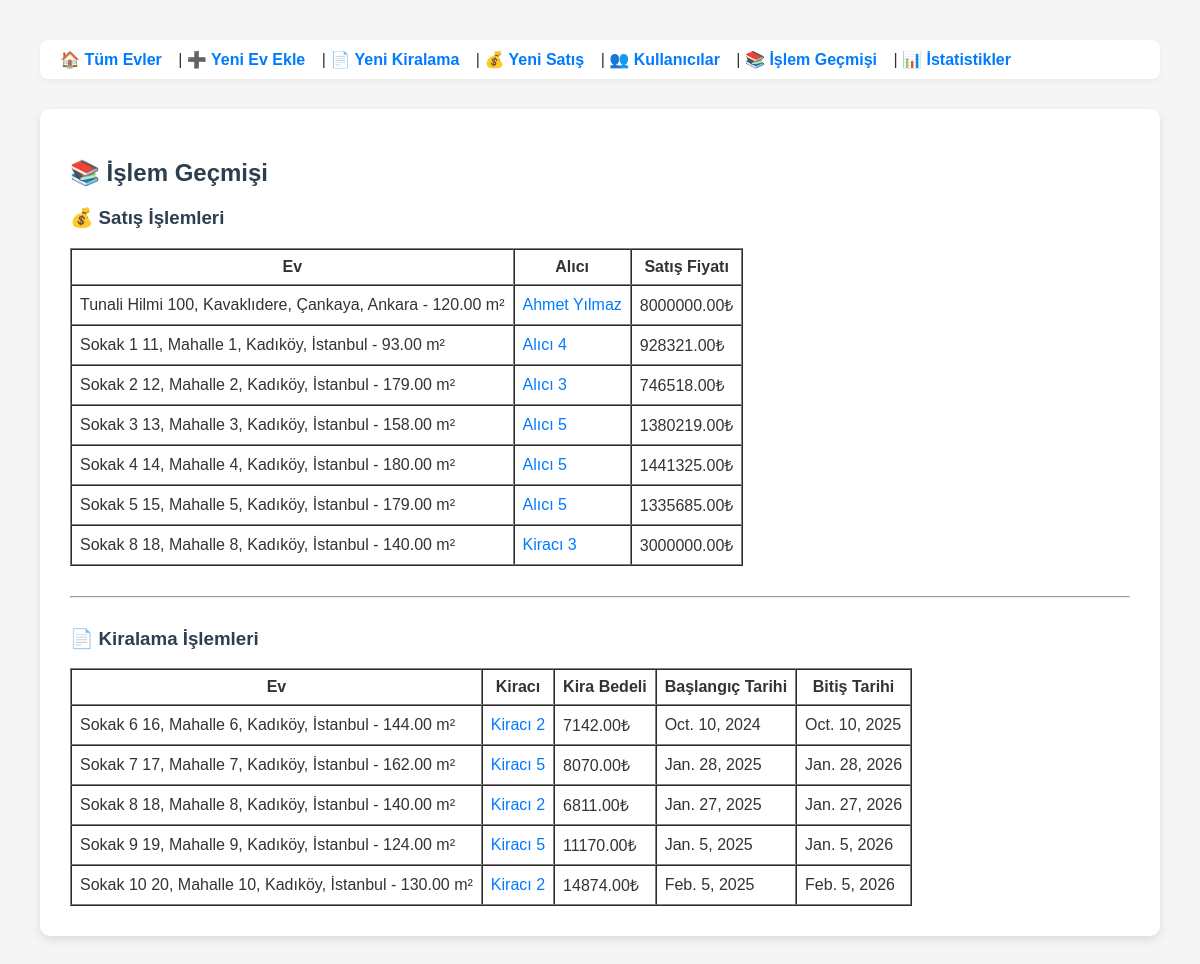
Screenshot of /transactions/ with the database file from the repository.
### nature/models.py (models this page shows, shortened)
class PropertySale(models.Model):
    property = models.OneToOneField(Property, on_delete=models.CASCADE, primary_key=True)
    buyer = models.ForeignKey(User, on_delete=models.CASCADE)
    sale_price = models.DecimalField(max_digits=15, decimal_places=2)

class Property(models.Model):
    address = models.ForeignKey(Address, on_delete=models.SET_NULL, null=True, blank=True)
    description = models.TextField(null=True, blank=True)
    square_meters = models.DecimalField(max_digits=10, decimal_places=2)
    room_count = models.IntegerField()
    heating_type = models.CharField(max_length=50, null=True, blank=True)
    current_owner = models.ForeignKey(User, on_delete=models.SET_NULL, null=True, blank=True)
    adres_kodu = models.CharField(max_length=20, unique=True, null=False, blank=False)
    def __str__(self):
        return f"{self.address} - {self.square_meters} m²"

class Address(models.Model):
    city = models.CharField(max_length=50)
    district = models.CharField(max_length=50)
    neighborhood = models.CharField(max_length=50)
    street = models.CharField(max_length=50)
    building_number = models.CharField(max_length=10)
    apartment_number = models.CharField(max_length=10)
    def __str__(self):
        return f"{self.street} {self.building_number}, {self.neighborhood}, {self.district}, {self.city}"

class User(models.Model):
    USER_TYPES = [
        ('kiracı', 'Kiracı'),
        ('ev sahibi', 'Ev Sahibi'),
        ('alıcı', 'Alıcı'),
        ('satıcı', 'Satıcı'),
    ]
    full_name = models.CharField(max_length=100)
    email = models.EmailField(unique=True, null=True, blank=True)
    phone = models.CharField(max_length=20, null=True, blank=True)
    user_type = models.CharField(max_length=20, choices=USER_TYPES)
    def __str__(self):
        return self.full_name

class PropertyRental(models.Model):
    property = models.ForeignKey(Property, on_delete=models.CASCADE)
    tenant = models.ForeignKey(User, on_delete=models.CASCADE)
    rent_price = models.DecimalField(max_digits=10, decimal_places=2)
    start_date = models.DateField()
    end_date = models.DateField(null=True, blank=True)
    class Meta:
        unique_together = ('property', 'tenant', 'start_date')

### nature/views.py (the view)
# urls.py: path('transactions/', views.transaction_history, name='transaction_history'),
def transaction_history(request):
    sales = PropertySale.objects.select_related('property', 'buyer').all()
    rentals = PropertyRental.objects.select_related('property', 'tenant').all()
    context = {
        'sales': sales,
        'rentals': rentals,
    }
    return render(request, 'nature/transaction_history.html', context)

### nature/templates/nature/transaction_history.html (shortened to what this page needs)
{% extends 'base.html' %}
{% block content %}
<h2>📚 İşlem Geçmişi</h2>
<h3>💰 Satış İşlemleri</h3>
<table border="1" cellpadding="8" cellspacing="0">
    <thead>
        <tr>
            <th>Ev</th>
            <th>Alıcı</th>
            <th>Satış Fiyatı</th>
        </tr>
    </thead>
    <tbody>
    {% for sale in sales %}
        <tr>
            <td>{{ sale.property }}</td>
            <td><a href="{% url 'user_detail' sale.buyer.id %}">{{ sale.buyer }}</a></td>
            <td>{{ sale.sale_price }}₺</td>
        </tr>
    {% empty %}
        <tr><td colspan="3">Henüz satış işlemi yok.</td></tr>
    {% endfor %}
    </tbody>
</table>
<hr>
<h3>📄 Kiralama İşlemleri</h3>
<table border="1" cellpadding="8" cellspacing="0">
    <thead>
        <tr>
            <th>Ev</th>
            <th>Kiracı</th>
            <th>Kira Bedeli</th>
            <th>Başlangıç Tarihi</th>
            <th>Bitiş Tarihi</th>
        </tr>
    </thead>
    <tbody>
    {% for rental in rentals %}
        <tr>
            <td>{{ rental.property }}</td>
            <td><a href="{% url 'user_detail' rental.tenant.id %}">{{ rental.tenant }}</a></td>
            <td>{{ rental.rent_price }}₺</td>
            <td>{{ rental.start_date }}</td>
            <td>{{ rental.end_date|default:"Devam ediyor" }}</td>
        </tr>
    {% empty %}
        <tr><td colspan="5">Henüz kiralama işlemi yok.</td></tr>
    {% endfor %}
    </tbody>
</table>
{% endblock %}

### nature/templates/base.html (style rules this page uses)
body { font-family: Arial, sans-serif; margin: 40px; background-color: #f5f5f5; color: #333; }
a { color: #007bff; text-decoration: none; }
h1, h2, h3 { color: #2c3e50; }
hr { margin: 30px 0; }

### rows the page displays
PropertySale: property "Tunali Hilmi 100, Kavaklıdere, Çankaya, Ankara - 120.00 m²", buyer "Ahmet Yılmaz", sale_price "8000000.00"
PropertySale: property "Sokak 1 11, Mahalle 1, Kadıköy, İstanbul - 93.00 m²", buyer "Alıcı 4", sale_price "928321.00"
PropertySale: property "Sokak 2 12, Mahalle 2, Kadıköy, İstanbul - 179.00 m²", buyer "Alıcı 3", sale_price "746518.00"
PropertySale: property "Sokak 3 13, Mahalle 3, Kadıköy, İstanbul - 158.00 m²", buyer "Alıcı 5", sale_price "1380219.00"
PropertySale: property "Sokak 4 14, Mahalle 4, Kadıköy, İstanbul - 180.00 m²", buyer "Alıcı 5", sale_price "1441325.00"
PropertySale: property "Sokak 5 15, Mahalle 5, Kadıköy, İstanbul - 179.00 m²", buyer "Alıcı 5", sale_price "1335685.00"
PropertySale: property "Sokak 8 18, Mahalle 8, Kadıköy, İstanbul - 140.00 m²", buyer "Kiracı 3", sale_price "3000000.00"
PropertyRental: property "Sokak 6 16, Mahalle 6, Kadıköy, İstanbul - 144.00 m²", tenant "Kiracı 2", rent_price "7142.00", start_date "Oct. 10, 2024", end_date "Oct. 10, 2025"
PropertyRental: property "Sokak 7 17, Mahalle 7, Kadıköy, İstanbul - 162.00 m²", tenant "Kiracı 5", rent_price "8070.00", start_date "Jan. 28, 2025", end_date "Jan. 28, 2026"
PropertyRental: property "Sokak 8 18, Mahalle 8, Kadıköy, İstanbul - 140.00 m²", tenant "Kiracı 2", rent_price "6811.00", start_date "Jan. 27, 2025", end_date "Jan. 27, 2026"
PropertyRental: property "Sokak 9 19, Mahalle 9, Kadıköy, İstanbul - 124.00 m²", tenant "Kiracı 5", rent_price "11170.00", start_date "Jan. 5, 2025", end_date "Jan. 5, 2026"
PropertyRental: property "Sokak 10 20, Mahalle 10, Kadıköy, İstanbul - 130.00 m²", tenant "Kiracı 2", rent_price "14874.00", start_date "Feb. 5, 2025", end_date "Feb. 5, 2026"
